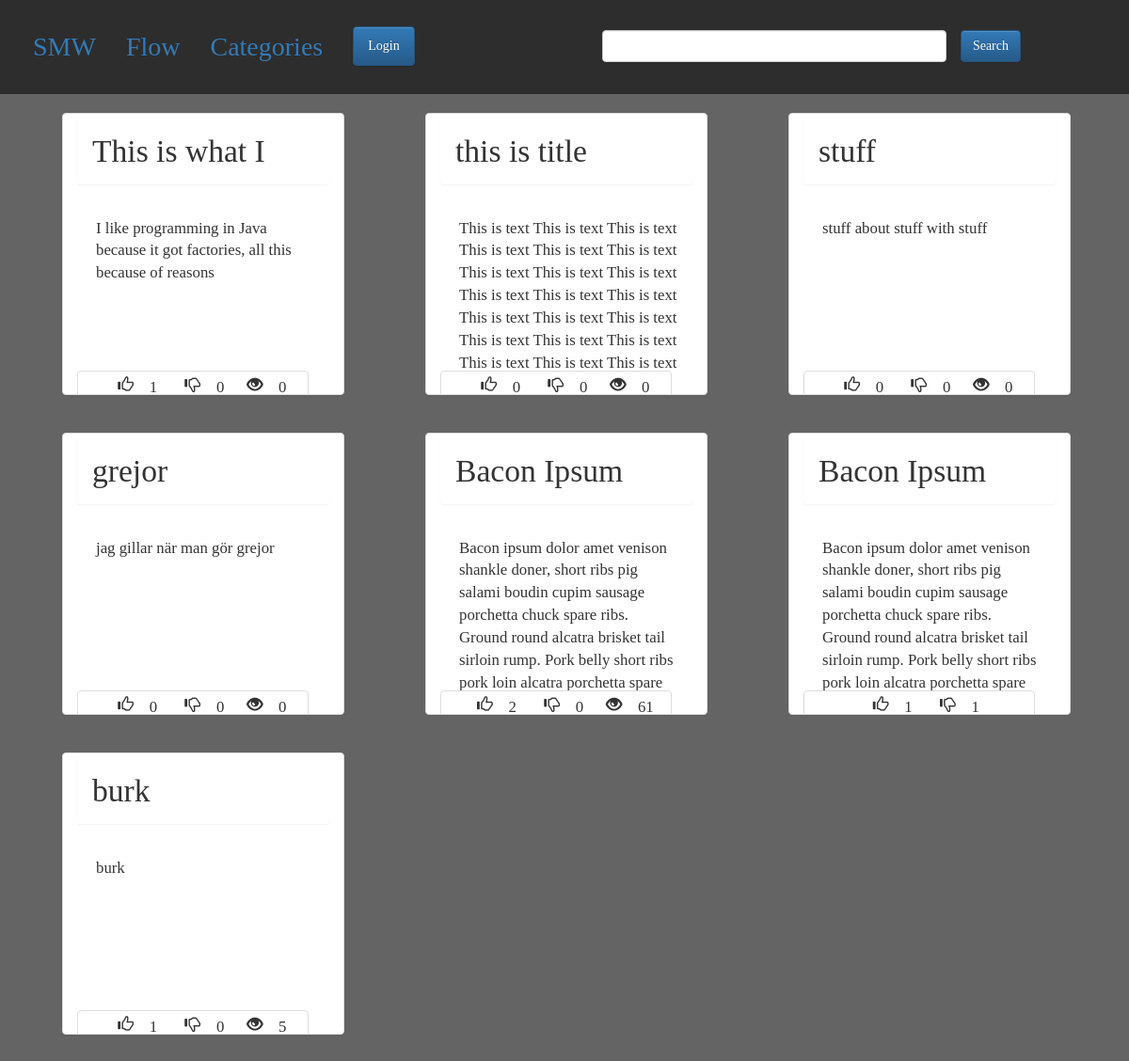
/Flow/, run on the app's committed database.
### smw/models.py (models this page shows, shortened)
class Post(models.Model):
    User = models.ForeignKey(authUser, on_delete=models.CASCADE)
    Category = models.ForeignKey(Category, on_delete=models.CASCADE)
    Title = models.CharField(max_length=200)
    Idea = models.TextField(unique=True)
    Tags = models.CharField(max_length=200, blank=True, null=True)
    Views = models.IntegerField(default=0)
    Wants = models.ManyToManyField(authUser, related_name="Wants")
    Shlts = models.ManyToManyField(authUser, related_name="Shlts")
    Post_Date = models.DateTimeField(default=datetime.now)
    def comment_count(self):
         return self.comment_set.count()
    def Want_count(self):
        return self.Wants.all().count()
    def Shlt_count(self):
        return self.Shlts.all().count()

### smw/views.py (the view)
# urls.py: url(r'^Flow/$', views.FlowView.as_view(), name='flow'),#flow view of all posts
class FlowView(generic.ListView):
    template_name = "smw/flow.html"
    def get_queryset(self):
        if self.request.user.is_authenticated:
            user = self.request.user
            lst = Post.objects.order_by("-Post_Date").exclude(Shlts=user)
            return lst
        else:
            return Post.objects.order_by("-Post_Date")

### smw/templates/smw/flow.html (shortened to what this page needs)
{% extends 'smw/base.html' %}
{% block body %}
{% include 'smw/idea_list.html'%}
{% endblock %}

### smw/templates/smw/idea_list.html (shortened to what this page needs)
{% for idea in object_list %}
<div class="cont">
<div class="panel panel-default col-lg-3 col-md-5 col-sm-11 col-xs-11 panelCust">
    <p class="panel panel-title postTitle"><a href="{% url 'smw:post' idea.pk %}">{{idea.Title}}</a></p>
    <div class="panel-body postBod">
        <p>{{idea.Idea}}</p>
    </div>
    <center>
        <div class="panel panel-default col-md-11 panel-stats">
            <p class="glyphicon glyphicon-thumbs-up glyphicon-danger"> {{idea.Want_count}}</p>
            <p class="glyphicon glyphicon-thumbs-down"> {{idea.Shlt_count}}</p>
            <p class="glyphicon glyphicon-eye-open"> {{idea.Views}}</p>
        </div>
    </center>
</div>
    </div>
{% endfor %}

### smw/static/smw/style.css (style rules this page uses)
html { position: relative; min-height: 100%; }
* { padding: 0px; margin: 0px; box-sizing: border-box; font-family: "Lucida Console", serif; }
body { background-color: rgb(100, 100, 100); padding-bottom: 100px; }
.glyphicon { margin: 0px 0px 0px 15px; }
.panelCust { margin: 20px 20px 20px 5.5%; font-size: 1.2em; height: 400px; overflow: hidden; }
.panel-title { padding: 15px; }
.panel-body { overflow: hidden; word-break: keep-all; max-height: 280px; height: 60%; }
.postTitle { font-size: 2em; height: 25%; overflow: hidden; }
.postBod { margin-top: 20px; margin-left: 5px; }
.glyphicon-thumbs-up { padding: 5px; border-radius: 15px; }
.glyphicon-thumbs-down { padding: 5px; border-radius: 15px; }
@media screen and (max-width: 1200px) { .panelCust { height: 300px; } }
@media screen and (max-width: 1200px) { .panel-body { height: 60%; } }

### data on the page
Post: Title "This is what I…", Idea "I like programming in Java because it got factories, all this because of reasons", Want_count "1", Shlt_count "0", Views "0"
Post: Title "this is title", Idea "This is text This is text This is text This is text This is text This is text This is text This is text This is text This is text This is text This is text This is text This is text This is text This is text This is text This is text This is text This is text This is text…", Want_count "0", Shlt_count "0", Views "0"
Post: Title "stuff", Idea "stuff about stuff with stuff", Want_count "0", Shlt_count "0", Views "0"
Post: Title "grejor", Idea "jag gillar när man gör grejor", Want_count "0", Shlt_count "0", Views "0"
Post: Title "Bacon Ipsum…", Idea "Bacon ipsum dolor amet venison shankle doner, short ribs pig salami boudin cupim sausage porchetta chuck spare ribs. Ground round alcatra brisket tail sirloin rump. Pork belly short ribs pork loin alcatra porchetta spare…", Want_count "2", Shlt_count "0", Views "61"
Post: Title "Bacon Ipsum", Idea "Bacon ipsum dolor amet venison shankle doner, short ribs pig salami boudin cupim sausage porchetta chuck spare ribs. Ground round alcatra brisket tail sirloin rump. Pork belly short ribs pork loin alcatra porchetta spare…", Want_count "1", Shlt_count "1"
Post: Title "burk", Idea "burk", Want_count "1", Shlt_count "0", Views "5"
